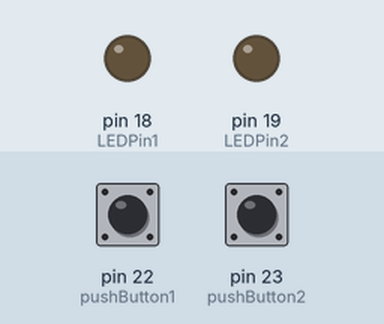
Bench run of a sketch on a simulated Arduino Mega 2560, built with avr-gcc and run on an emulated ATmega2560. Shown: output pins drawn as LEDs (lit = HIGH). Inputs (shaded band) come from the test bench; at power-on: pin 22 (pushButton1) HIGH, pin 23 (pushButton2) HIGH.

Above: at 1.2 s.
1.3 s: pin 22 (pushButton1) pulled LOW for 0.15 s
At 2.5 s:
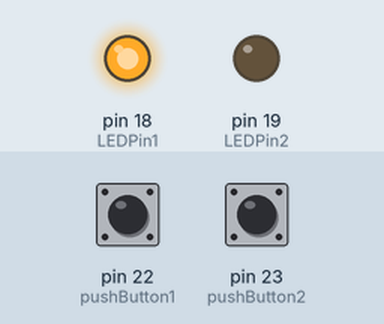
2.9 s: pin 23 (pushButton2) pulled LOW for 0.15 s
At 3.8 s:
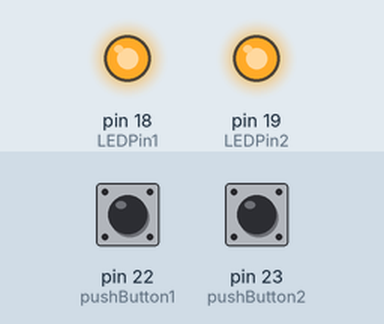
4.5 s: pin 22 (pushButton1) pulled LOW for 1 s
At 5.0 s:
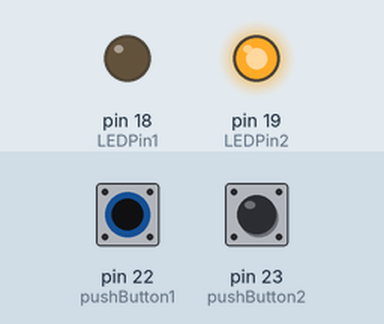
7.0 s: pin 22 (pushButton1) pulled LOW for 3.2 s
At 8.1 s:
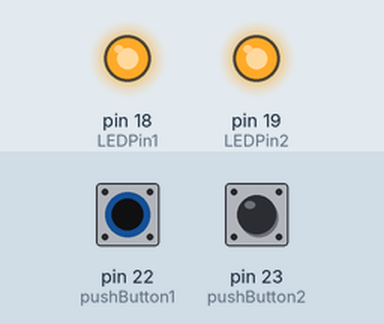
11.7 s: pin 23 (pushButton2) pulled LOW for 1 s
At 12.9 s:
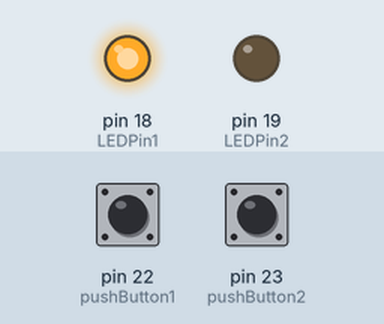
Timing chart, 0 to 14.7 s (numbered marks = the images above; inputs shaded):
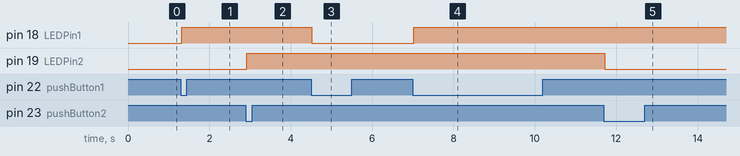

The sketch:

Code1.ino
```cpp
#define pushButton1 22
#define pushButton2 23

#define LEDPin1 18
#define LEDPin2 19

int buttonState1 = 0;
int buttonState2 = 0;

void setup() {
  Serial.begin(115200);
  pinMode(pushButton1, INPUT_PULLUP);
  pinMode(pushButton2, INPUT_PULLUP);
  pinMode(LEDPin1, OUTPUT);
  pinMode(LEDPin2, OUTPUT);
}
void loop() {
  if (digitalRead(pushButton1) == LOW) {
    delay(20);
    buttonState1 = 1 - buttonState1;
    digitalWrite(LEDPin1, buttonState1);
    while (digitalRead(pushButton1) == LOW);
    delay(20);
  }

  if (digitalRead(pushButton2) == LOW) {
    delay(20);
    buttonState2 = 1 - buttonState2;
    digitalWrite(LEDPin2, buttonState2);
    while (digitalRead(pushButton2) == LOW);
    delay(20);
  }
}
```

Measured:
- after the input at 1.3 s, pin 18 (LEDPin1): LOW → HIGH at once
- after the input at 2.9 s, pin 19 (LEDPin2): LOW → HIGH at once
- after the input at 4.5 s, pin 18 (LEDPin1): HIGH → LOW at once
- after the input at 7.0 s, pin 18 (LEDPin1): LOW → HIGH at once
- after the input at 11.7 s, pin 19 (LEDPin2): HIGH → LOW at once
